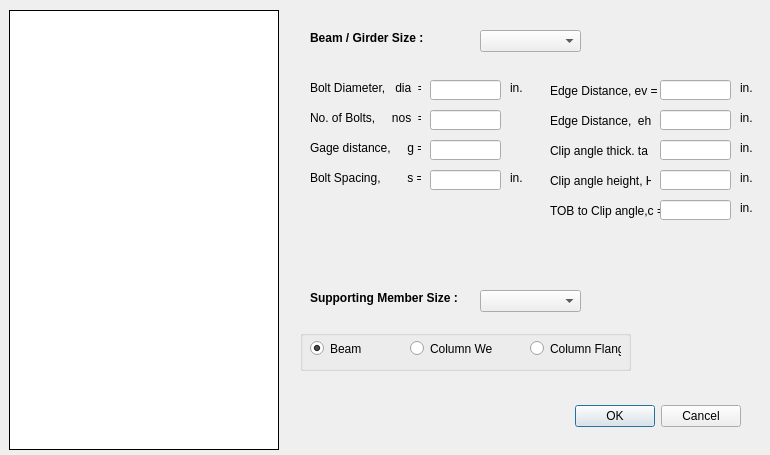
<?xml version="1.0" encoding="UTF-8"?>
<ui version="4.0">
 <class>shearClipDialog</class>
 <widget class="QDialog" name="shearClipDialog">
  <property name="geometry">
   <rect>
    <x>0</x>
    <y>0</y>
    <width>770</width>
    <height>455</height>
   </rect>
  </property>
  <property name="minimumSize">
   <size>
    <width>770</width>
    <height>455</height>
   </size>
  </property>
  <property name="maximumSize">
   <size>
    <width>770</width>
    <height>455</height>
   </size>
  </property>
  <property name="windowTitle">
   <string>Shear Connection - Clip Angle Type </string>
  </property>
  <widget class="QDialogButtonBox" name="buttonBox">
   <property name="geometry">
    <rect>
     <x>570</x>
     <y>400</y>
     <width>171</width>
     <height>32</height>
    </rect>
   </property>
   <property name="orientation">
    <enum>Qt::Horizontal</enum>
   </property>
   <property name="standardButtons">
    <set>QDialogButtonBox::Cancel|QDialogButtonBox::Ok</set>
   </property>
  </widget>
  <widget class="QLabel" name="member_label">
   <property name="geometry">
    <rect>
     <x>310</x>
     <y>30</y>
     <width>171</width>
     <height>16</height>
    </rect>
   </property>
   <property name="font">
    <font>
     <pointsize>9</pointsize>
     <weight>75</weight>
     <bold>true</bold>
    </font>
   </property>
   <property name="text">
    <string>Beam / Girder Size :</string>
   </property>
  </widget>
  <widget class="QComboBox" name="main_combo">
   <property name="enabled">
    <bool>true</bool>
   </property>
   <property name="geometry">
    <rect>
     <x>480</x>
     <y>30</y>
     <width>101</width>
     <height>22</height>
    </rect>
   </property>
   <property name="editable">
    <bool>false</bool>
   </property>
  </widget>
  <widget class="QLabel" name="label_5">
   <property name="geometry">
    <rect>
     <x>310</x>
     <y>80</y>
     <width>111</width>
     <height>16</height>
    </rect>
   </property>
   <property name="text">
    <string>Bolt Diameter,   dia  =</string>
   </property>
  </widget>
  <widget class="QLabel" name="label_6">
   <property name="geometry">
    <rect>
     <x>310</x>
     <y>110</y>
     <width>111</width>
     <height>16</height>
    </rect>
   </property>
   <property name="text">
    <string>No. of Bolts,     nos  =</string>
   </property>
  </widget>
  <widget class="QLabel" name="label_7">
   <property name="geometry">
    <rect>
     <x>310</x>
     <y>140</y>
     <width>111</width>
     <height>16</height>
    </rect>
   </property>
   <property name="text">
    <string>Gage distance,     g =</string>
   </property>
  </widget>
  <widget class="QLabel" name="label_8">
   <property name="geometry">
    <rect>
     <x>310</x>
     <y>170</y>
     <width>111</width>
     <height>16</height>
    </rect>
   </property>
   <property name="text">
    <string>Bolt Spacing,        s =</string>
   </property>
  </widget>
  <widget class="QLabel" name="label_10">
   <property name="geometry">
    <rect>
     <x>550</x>
     <y>80</y>
     <width>111</width>
     <height>21</height>
    </rect>
   </property>
   <property name="text">
    <string>Edge Distance, ev =</string>
   </property>
  </widget>
  <widget class="QLabel" name="label_11">
   <property name="geometry">
    <rect>
     <x>550</x>
     <y>110</y>
     <width>101</width>
     <height>21</height>
    </rect>
   </property>
   <property name="text">
    <string>Edge Distance,  eh =</string>
   </property>
  </widget>
  <widget class="QLabel" name="label_25">
   <property name="geometry">
    <rect>
     <x>550</x>
     <y>140</y>
     <width>101</width>
     <height>21</height>
    </rect>
   </property>
   <property name="text">
    <string>Clip angle thick. ta =</string>
   </property>
  </widget>
  <widget class="QLineEdit" name="dia_edit">
   <property name="geometry">
    <rect>
     <x>430</x>
     <y>80</y>
     <width>71</width>
     <height>20</height>
    </rect>
   </property>
   <property name="alignment">
    <set>Qt::AlignCenter</set>
   </property>
  </widget>
  <widget class="QLineEdit" name="nos_edit">
   <property name="geometry">
    <rect>
     <x>430</x>
     <y>110</y>
     <width>71</width>
     <height>20</height>
    </rect>
   </property>
   <property name="alignment">
    <set>Qt::AlignCenter</set>
   </property>
  </widget>
  <widget class="QLabel" name="canvas_label">
   <property name="geometry">
    <rect>
     <x>9</x>
     <y>10</y>
     <width>270</width>
     <height>440</height>
    </rect>
   </property>
   <property name="autoFillBackground">
    <bool>false</bool>
   </property>
   <property name="styleSheet">
    <string notr="true">background-color:rgb(255, 255, 255)</string>
   </property>
   <property name="frameShape">
    <enum>QFrame::Box</enum>
   </property>
   <property name="text">
    <string/>
   </property>
   <property name="scaledContents">
    <bool>false</bool>
   </property>
   <property name="alignment">
    <set>Qt::AlignCenter</set>
   </property>
   <property name="margin">
    <number>1</number>
   </property>
  </widget>
  <widget class="QLineEdit" name="gage_edit">
   <property name="geometry">
    <rect>
     <x>430</x>
     <y>140</y>
     <width>71</width>
     <height>20</height>
    </rect>
   </property>
   <property name="alignment">
    <set>Qt::AlignCenter</set>
   </property>
   <property name="readOnly">
    <bool>true</bool>
   </property>
  </widget>
  <widget class="QLineEdit" name="spacing_edit">
   <property name="geometry">
    <rect>
     <x>430</x>
     <y>170</y>
     <width>71</width>
     <height>20</height>
    </rect>
   </property>
   <property name="alignment">
    <set>Qt::AlignCenter</set>
   </property>
  </widget>
  <widget class="QLineEdit" name="ev_edit">
   <property name="geometry">
    <rect>
     <x>660</x>
     <y>80</y>
     <width>71</width>
     <height>20</height>
    </rect>
   </property>
   <property name="alignment">
    <set>Qt::AlignCenter</set>
   </property>
  </widget>
  <widget class="QLineEdit" name="eh_edit">
   <property name="geometry">
    <rect>
     <x>660</x>
     <y>110</y>
     <width>71</width>
     <height>20</height>
    </rect>
   </property>
   <property name="alignment">
    <set>Qt::AlignCenter</set>
   </property>
  </widget>
  <widget class="QLineEdit" name="ta_edit">
   <property name="geometry">
    <rect>
     <x>660</x>
     <y>140</y>
     <width>71</width>
     <height>20</height>
    </rect>
   </property>
   <property name="alignment">
    <set>Qt::AlignCenter</set>
   </property>
  </widget>
  <widget class="QLabel" name="label26">
   <property name="geometry">
    <rect>
     <x>550</x>
     <y>170</y>
     <width>101</width>
     <height>21</height>
    </rect>
   </property>
   <property name="text">
    <string>Clip angle height, H =</string>
   </property>
  </widget>
  <widget class="QLineEdit" name="H_edit">
   <property name="geometry">
    <rect>
     <x>660</x>
     <y>170</y>
     <width>71</width>
     <height>20</height>
    </rect>
   </property>
   <property name="alignment">
    <set>Qt::AlignCenter</set>
   </property>
  </widget>
  <widget class="QLabel" name="label_18">
   <property name="geometry">
    <rect>
     <x>510</x>
     <y>80</y>
     <width>21</width>
     <height>16</height>
    </rect>
   </property>
   <property name="text">
    <string>in.</string>
   </property>
  </widget>
  <widget class="QLabel" name="label_19">
   <property name="geometry">
    <rect>
     <x>510</x>
     <y>170</y>
     <width>21</width>
     <height>16</height>
    </rect>
   </property>
   <property name="text">
    <string>in.</string>
   </property>
  </widget>
  <widget class="QLabel" name="label_21">
   <property name="geometry">
    <rect>
     <x>740</x>
     <y>80</y>
     <width>21</width>
     <height>16</height>
    </rect>
   </property>
   <property name="text">
    <string>in.</string>
   </property>
  </widget>
  <widget class="QLabel" name="label_22">
   <property name="geometry">
    <rect>
     <x>740</x>
     <y>110</y>
     <width>21</width>
     <height>16</height>
    </rect>
   </property>
   <property name="text">
    <string>in.</string>
   </property>
  </widget>
  <widget class="QLabel" name="label_23">
   <property name="geometry">
    <rect>
     <x>740</x>
     <y>140</y>
     <width>21</width>
     <height>16</height>
    </rect>
   </property>
   <property name="text">
    <string>in.</string>
   </property>
  </widget>
  <widget class="QLabel" name="label_24">
   <property name="geometry">
    <rect>
     <x>740</x>
     <y>170</y>
     <width>21</width>
     <height>16</height>
    </rect>
   </property>
   <property name="text">
    <string>in.</string>
   </property>
  </widget>
  <widget class="QComboBox" name="support_combo">
   <property name="geometry">
    <rect>
     <x>480</x>
     <y>290</y>
     <width>101</width>
     <height>22</height>
    </rect>
   </property>
   <property name="editable">
    <bool>false</bool>
   </property>
  </widget>
  <widget class="QLabel" name="member_label_2">
   <property name="geometry">
    <rect>
     <x>310</x>
     <y>290</y>
     <width>171</width>
     <height>16</height>
    </rect>
   </property>
   <property name="font">
    <font>
     <pointsize>9</pointsize>
     <weight>75</weight>
     <bold>true</bold>
    </font>
   </property>
   <property name="text">
    <string>Supporting Member Size :</string>
   </property>
  </widget>
  <widget class="QGroupBox" name="groupBox">
   <property name="geometry">
    <rect>
     <x>300</x>
     <y>330</y>
     <width>331</width>
     <height>41</height>
    </rect>
   </property>
   <property name="title">
    <string/>
   </property>
   <widget class="QRadioButton" name="support_rad_button1">
    <property name="geometry">
     <rect>
      <x>10</x>
      <y>10</y>
      <width>61</width>
      <height>17</height>
     </rect>
    </property>
    <property name="text">
     <string>Beam</string>
    </property>
    <property name="checked">
     <bool>true</bool>
    </property>
   </widget>
   <widget class="QRadioButton" name="support_rad_button2">
    <property name="geometry">
     <rect>
      <x>110</x>
      <y>10</y>
      <width>82</width>
      <height>17</height>
     </rect>
    </property>
    <property name="text">
     <string>Column Web</string>
    </property>
   </widget>
   <widget class="QRadioButton" name="support_rad_button3">
    <property name="geometry">
     <rect>
      <x>230</x>
      <y>10</y>
      <width>91</width>
      <height>17</height>
     </rect>
    </property>
    <property name="text">
     <string>Column Flange</string>
    </property>
   </widget>
  </widget>
  <widget class="QLabel" name="label26_2">
   <property name="geometry">
    <rect>
     <x>550</x>
     <y>200</y>
     <width>111</width>
     <height>21</height>
    </rect>
   </property>
   <property name="text">
    <string>TOB to Clip angle,c =</string>
   </property>
  </widget>
  <widget class="QLineEdit" name="c_edit">
   <property name="geometry">
    <rect>
     <x>660</x>
     <y>200</y>
     <width>71</width>
     <height>20</height>
    </rect>
   </property>
   <property name="alignment">
    <set>Qt::AlignCenter</set>
   </property>
  </widget>
  <widget class="QLabel" name="label_26">
   <property name="geometry">
    <rect>
     <x>740</x>
     <y>200</y>
     <width>21</width>
     <height>16</height>
    </rect>
   </property>
   <property name="text">
    <string>in.</string>
   </property>
  </widget>
 </widget>
 <tabstops>
  <tabstop>main_combo</tabstop>
  <tabstop>dia_edit</tabstop>
  <tabstop>nos_edit</tabstop>
  <tabstop>gage_edit</tabstop>
  <tabstop>spacing_edit</tabstop>
  <tabstop>ev_edit</tabstop>
  <tabstop>eh_edit</tabstop>
  <tabstop>ta_edit</tabstop>
  <tabstop>H_edit</tabstop>
  <tabstop>support_combo</tabstop>
  <tabstop>support_rad_button1</tabstop>
  <tabstop>support_rad_button2</tabstop>
  <tabstop>support_rad_button3</tabstop>
 </tabstops>
 <resources/>
 <connections>
  <connection>
   <sender>buttonBox</sender>
   <signal>accepted()</signal>
   <receiver>shearClipDialog</receiver>
   <slot>accept()</slot>
   <hints>
    <hint type="sourcelabel">
     <x>248</x>
     <y>254</y>
    </hint>
    <hint type="destinationlabel">
     <x>157</x>
     <y>274</y>
    </hint>
   </hints>
  </connection>
  <connection>
   <sender>buttonBox</sender>
   <signal>rejected()</signal>
   <receiver>shearClipDialog</receiver>
   <slot>reject()</slot>
   <hints>
    <hint type="sourcelabel">
     <x>316</x>
     <y>260</y>
    </hint>
    <hint type="destinationlabel">
     <x>286</x>
     <y>274</y>
    </hint>
   </hints>
  </connection>
 </connections>
</ui>
